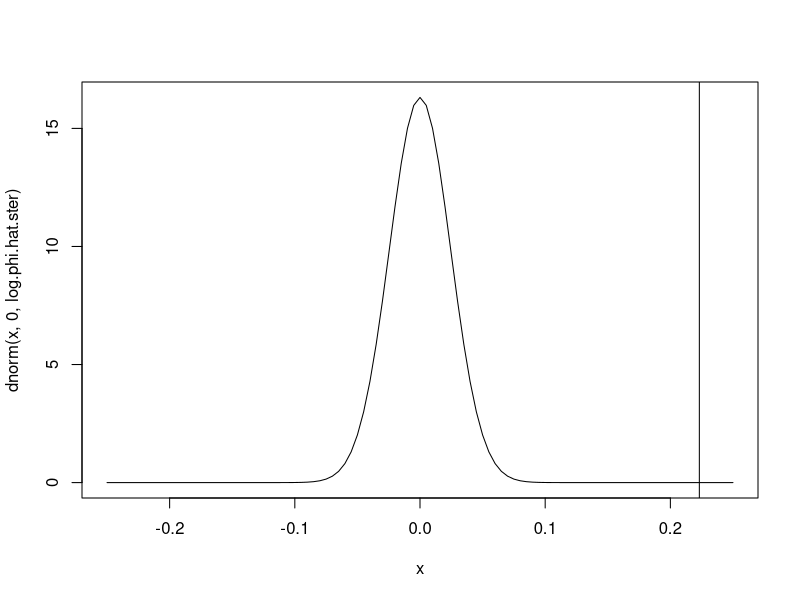

Source code (R):
## ---- chunk 1
pnorm(2500,3020,502)
## ---- chunk 2
pnorm(2500,3020,502)*5
## ---- chunk 3
pbinom(180,400,0.5)
prop.test(180,400,0.5, alternative="less", conf.level = 0.95)
## ---- chunk 4
t.score = qt(0.025,399,lower.tail = FALSE)
pi.hat.obs = 180/400
pi.hat.se = sqrt((pi.hat.obs*(1-pi.hat.obs))/400)
lower.95CI.bound = pi.hat.obs-(t.score*pi.hat.se)
upper.95CI.bound = pi.hat.obs+(t.score*pi.hat.se)
print(lower.95CI.bound)
print(upper.95CI.bound)
## ---- chunk 5
pi.male = 4000/84000
odds.male = pi.male/(1-pi.male)
odds.male
## ---- chunk 6
pi.female = 3000/78000
odds.female = pi.female/(1-pi.female)
odds.female
## ---- chunk 7
odds.ratio = odds.male/odds.female
odds.ratio
## ---- chunk 8
phi.hat.obs = odds.ratio
number.male = 84000
number.female = 78000
pi.hat.obs = (4000+3000)/(84000+78000)
log(phi.hat.obs)
log.phi.hat.ster = sqrt(1/(number.male*pi.hat.obs*(1-pi.hat.obs))+1/(number.female*pi.hat.obs*(1-pi.hat.obs)))
log.phi.hat.ster
log.phi.hat.obs = log(phi.hat.obs)
p.value = pnorm(log.phi.hat.obs,0,log.phi.hat.ster,lower.tail = FALSE)
p.value
## ---- chunk 9
curve(dnorm(x,0,log.phi.hat.ster), from=-0.25, to=0.25)
abline(v = log.phi.hat.obs)
## ---- chunk 10
log.phi.hat.se.ci = sqrt(1/4000 + 1/80000 + 1/3000 + 1/75000)
UL = log.phi.hat.obs + 1.96*log.phi.hat.se.ci
LL = log.phi.hat.obs - 1.96*log.phi.hat.se.ci
exp(c(LL,UL))
